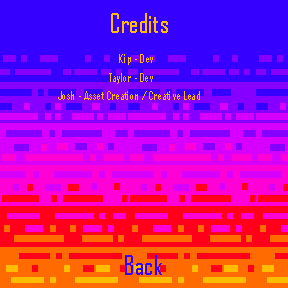

Rendered tile map (Tiled .tmx) drawn with the repository's tilesets; below, a short description and the full map source, tile grids included:
An orthogonal 36x36 tile map with 8x8 px tiles, 1 tile layer (background) and 1 object (back).

<map version="1.4" tiledversion="1.4.1" orientation="orthogonal" renderorder="right-down" width="36" height="36" tilewidth="8" tileheight="8" infinite="0" nextlayerid="4" nextobjectid="2">
 <tileset firstgid="1" name="credits_tset" tilewidth="8" tileheight="8" tilecount="1296" columns="36">
  <image source="../programmer_art/credits_screen.png" width="288" height="288" />
 </tileset>
 <layer id="1" name="background" width="36" height="36">
  <data encoding="csv">
1,2,3,4,5,6,7,8,9,10,11,12,13,14,15,16,17,18,19,20,21,22,23,24,25,26,27,28,29,30,31,32,33,34,35,36,
37,38,39,40,41,42,43,44,45,46,47,48,49,50,51,52,53,54,55,56,57,58,59,60,61,62,63,64,65,66,67,68,69,70,71,72,
73,74,75,76,77,78,79,80,81,82,83,84,85,86,87,88,89,90,91,92,93,94,95,96,97,98,99,100,101,102,103,104,105,106,107,108,
109,110,111,112,113,114,115,116,117,118,119,120,121,122,123,124,125,126,127,128,129,130,131,132,133,134,135,136,137,138,139,140,141,142,143,144,
145,146,147,148,149,150,151,152,153,154,155,156,157,158,159,160,161,162,163,164,165,166,167,168,169,170,171,172,173,174,175,176,177,178,179,180,
181,182,183,184,185,186,187,188,189,190,191,192,193,194,195,196,197,198,199,200,201,202,203,204,205,206,207,208,209,210,211,212,213,214,215,216,
217,218,219,220,221,222,223,224,225,226,227,228,229,230,231,232,233,234,235,236,237,238,239,240,241,242,243,244,245,246,247,248,249,250,251,252,
253,254,255,256,257,258,259,260,261,262,263,264,265,266,267,268,269,270,271,272,273,274,275,276,277,278,279,280,281,282,283,284,285,286,287,288,
289,290,291,292,293,294,295,296,297,298,299,300,301,302,303,304,305,306,307,308,309,310,311,312,313,314,315,316,317,318,319,320,321,322,323,324,
325,326,327,328,329,330,331,332,333,334,335,336,337,338,339,340,341,342,343,344,345,346,347,348,349,350,351,352,353,354,355,356,357,358,359,360,
361,362,363,364,365,366,367,368,369,370,371,372,373,374,375,376,377,378,379,380,381,382,383,384,385,386,387,388,389,390,391,392,393,394,395,396,
397,398,399,400,401,402,403,404,405,406,407,408,409,410,411,412,413,414,415,416,417,418,419,420,421,422,423,424,425,426,427,428,429,430,431,432,
433,434,435,436,437,438,439,440,441,442,443,444,445,446,447,448,449,450,451,452,453,454,455,456,457,458,459,460,461,462,463,464,465,466,467,468,
469,470,471,472,473,474,475,476,477,478,479,480,481,482,483,484,485,486,487,488,489,490,491,492,493,494,495,496,497,498,499,500,501,502,503,504,
505,506,507,508,509,510,511,512,513,514,515,516,517,518,519,520,521,522,523,524,525,526,527,528,529,530,531,532,533,534,535,536,537,538,539,540,
541,542,543,544,545,546,547,548,549,550,551,552,553,554,555,556,557,558,559,560,561,562,563,564,565,566,567,568,569,570,571,572,573,574,575,576,
577,578,579,580,581,582,583,584,585,586,587,588,589,590,591,592,593,594,595,596,597,598,599,600,601,602,603,604,605,606,607,608,609,610,611,612,
613,614,615,616,617,618,619,620,621,622,623,624,625,626,627,628,629,630,631,632,633,634,635,636,637,638,639,640,641,642,643,644,645,646,647,648,
649,650,651,652,653,654,655,656,657,658,659,660,661,662,663,664,665,666,667,668,669,670,671,672,673,674,675,676,677,678,679,680,681,682,683,684,
685,686,687,688,689,690,691,692,693,694,695,696,697,698,699,700,701,702,703,704,705,706,707,708,709,710,711,712,713,714,715,716,717,718,719,720,
721,722,723,724,725,726,727,728,729,730,731,732,733,734,735,736,737,738,739,740,741,742,743,744,745,746,747,748,749,750,751,752,753,754,755,756,
757,758,759,760,761,762,763,764,765,766,767,768,769,770,771,772,773,774,775,776,777,778,779,780,781,782,783,784,785,786,787,788,789,790,791,792,
793,794,795,796,797,798,799,800,801,802,803,804,805,806,807,808,809,810,811,812,813,814,815,816,817,818,819,820,821,822,823,824,825,826,827,828,
829,830,831,832,833,834,835,836,837,838,839,840,841,842,843,844,845,846,847,848,849,850,851,852,853,854,855,856,857,858,859,860,861,862,863,864,
865,866,867,868,869,870,871,872,873,874,875,876,877,878,879,880,881,882,883,884,885,886,887,888,889,890,891,892,893,894,895,896,897,898,899,900,
901,902,903,904,905,906,907,908,909,910,911,912,913,914,915,916,917,918,919,920,921,922,923,924,925,926,927,928,929,930,931,932,933,934,935,936,
937,938,939,940,941,942,943,944,945,946,947,948,949,950,951,952,953,954,955,956,957,958,959,960,961,962,963,964,965,966,967,968,969,970,971,972,
973,974,975,976,977,978,979,980,981,982,983,984,985,986,987,988,989,990,991,992,993,994,995,996,997,998,999,1000,1001,1002,1003,1004,1005,1006,1007,1008,
1009,1010,1011,1012,1013,1014,1015,1016,1017,1018,1019,1020,1021,1022,1023,1024,1025,1026,1027,1028,1029,1030,1031,1032,1033,1034,1035,1036,1037,1038,1039,1040,1041,1042,1043,1044,
1045,1046,1047,1048,1049,1050,1051,1052,1053,1054,1055,1056,1057,1058,1059,1060,1061,1062,1063,1064,1065,1066,1067,1068,1069,1070,1071,1072,1073,1074,1075,1076,1077,1078,1079,1080,
1081,1082,1083,1084,1085,1086,1087,1088,1089,1090,1091,1092,1093,1094,1095,1096,1097,1098,1099,1100,1101,1102,1103,1104,1105,1106,1107,1108,1109,1110,1111,1112,1113,1114,1115,1116,
1117,1118,1119,1120,1121,1122,1123,1124,1125,1126,1127,1128,1129,1130,1131,1132,1133,1134,1135,1136,1137,1138,1139,1140,1141,1142,1143,1144,1145,1146,1147,1148,1149,1150,1151,1152,
1153,1154,1155,1156,1157,1158,1159,1160,1161,1162,1163,1164,1165,1166,1167,1168,1169,1170,1171,1172,1173,1174,1175,1176,1177,1178,1179,1180,1181,1182,1183,1184,1185,1186,1187,1188,
1189,1190,1191,1192,1193,1194,1195,1196,1197,1198,1199,1200,1201,1202,1203,1204,1205,1206,1207,1208,1209,1210,1211,1212,1213,1214,1215,1216,1217,1218,1219,1220,1221,1222,1223,1224,
1225,1226,1227,1228,1229,1230,1231,1232,1233,1234,1235,1236,1237,1238,1239,1240,1241,1242,1243,1244,1245,1246,1247,1248,1249,1250,1251,1252,1253,1254,1255,1256,1257,1258,1259,1260,
1261,1262,1263,1264,1265,1266,1267,1268,1269,1270,1271,1272,1273,1274,1275,1276,1277,1278,1279,1280,1281,1282,1283,1284,1285,1286,1287,1288,1289,1290,1291,1292,1293,1294,1295,1296
</data>
 </layer>
 <objectgroup id="3" name="buttons">
  <object id="1" name="back" x="120.413" y="251.451" width="47.9292" height="27.6242" />
 </objectgroup>
</map>
